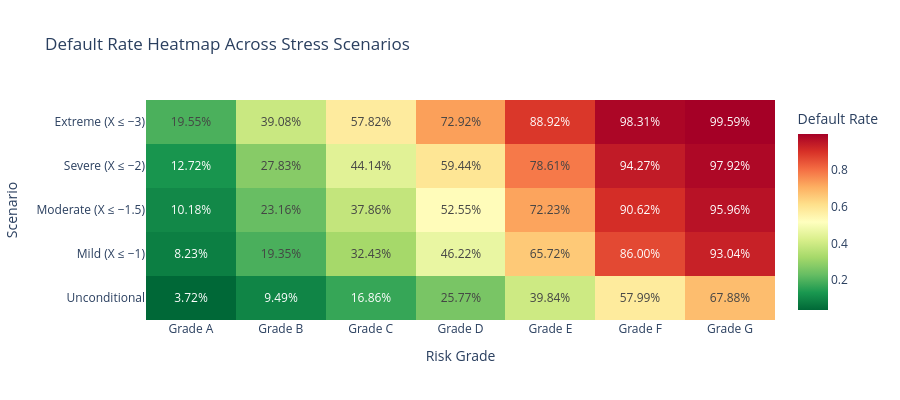

The notebook cell saved with this chart:
### Markdown cell above
## Survival Copula for Clustered Defaults

The joint survival function can be expressed via the **survival Gaussian copula**:

$$\bar{C}(u_1, \ldots, u_K) = P(U_1 > u_1, \ldots, U_K > u_K)$$

For the one-factor Gaussian copula:

$$\bar{C}(u_1, \ldots, u_K) = \int_{-\infty}^{\infty} \prod_{k=1}^{K} \left[ 1 - \Phi\!\left(\frac{\Phi^{-1}(u_k) - \sqrt{\rho_k}\, x}{\sqrt{1 - \rho_k}}\right) \right] \phi(x)\, dx$$

So by Sklar's theorem, the joint survival function of default counts is:

$$P(D_1 > d_1, \ldots, D_K > d_K) = \bar{C}\!\big(F_1(d_1), \ldots, F_K(d_K)\big)$$

where $F_k$ is the marginal CDF of defaults in cluster $k$.

### Code cell
scenario_data = {
    'Unconditional': (X_draws >= -np.inf) & (X_draws <= np.inf), 
    'Mild (X ≤ −1)': X_draws <= -1,
    'Moderate (X ≤ −1.5)': X_draws <= -1.5,
    'Severe (X ≤ −2)': X_draws <= -2,
    'Extreme (X ≤ −3)': X_draws <= -3,
}

scenario_names = list(scenario_data.keys())
dr_matrix = np.zeros((len(scenario_names), K))

for i, (name, mask) in enumerate(scenario_data.items()):
    n_paths = mask.sum()
    if n_paths < 10:
        print(f"Warning: {name} has only {n_paths} paths")
    for k in range(K):
        dr_matrix[i, k] = default_counts[mask, k].mean() / n_k[k]

fig = go.Figure(data=go.Heatmap(
    z=dr_matrix,
    x=[f'Grade {g}' for g in grades],
    y=scenario_names,
    colorscale='RdYlGn_r',
    text=[[f'{val:.2%}' for val in row] for row in dr_matrix],
    texttemplate='%{text}',
    textfont={"size": 12},
    colorbar_title="Default Rate"
))

fig.update_layout(
    title="Default Rate Heatmap Across Stress Scenarios",
    xaxis_title="Risk Grade",
    yaxis_title="Scenario",
    template="plotly_white",
    height=400
)
fig.show()

### Figure 1 — Plotly figure (JSON) as saved in the notebook; plotly's stock layout.template omitted (floating-point values rounded to 4 significant figures)
{"data": [{"colorbar": {"title": {"text": "Default Rate"}}, "colorscale": [[0, "rgb(0,104,55)"], [0.1, "rgb(26,152,80)"], [0.2, "rgb(102,189,99)"], [0.3, "rgb(166,217,106)"], [0.4, "rgb(217,239,139)"], [0.5, "rgb(255,255,191)"], [0.6, "rgb(254,224,139)"], [0.7, "rgb(253,174,97)"], [0.8, "rgb(244,109,67)"], [0.9, "rgb(215,48,39)"], [1, "rgb(165,0,38)"]], "text": [["3.72%", "9.49%", "16.86%", "25.77%", "39.84%", "57.99%", "67.88%"], ["8.23%", "19.35%", "32.43%", "46.22%", "65.72%", "86.00%", "93.04%"], ["10.18%", "23.16%", "37.86%", "52.55%", "72.23%", "90.62%", "95.96%"], ["12.72%", "27.83%", "44.14%", "59.44%", "78.61%", "94.27%", "97.92%"], ["19.55%", "39.08%", "57.82%", "72.92%", "88.92%", "98.31%", "99.59%"]], "textfont": {"size": 12}, "texttemplate": "%{text}", "type": "heatmap", "x": ["Grade A", "Grade B", "Grade C", "Grade D", "Grade E", "Grade F", "Grade G"], "y": ["Unconditional", "Mild (X ≤ −1)", "Moderate (X ≤ −1.5)", "Severe (X ≤ −2)", "Extreme (X ≤ −3)"], "z": [[0.03719, 0.09495, 0.1686, 0.2577, 0.3984, 0.5799, 0.6788], [0.08226, 0.1935, 0.3243, 0.4622, 0.6572, 0.86, 0.9304], [0.1018, 0.2316, 0.3786, 0.5255, 0.7223, 0.9062, 0.9596], [0.1272, 0.2783, 0.4414, 0.5944, 0.7861, 0.9427, 0.9792], [0.1955, 0.3908, 0.5782, 0.7292, 0.8892, 0.9831, 0.9959]]}], "layout": {"height": 400, "title": {"text": "Default Rate Heatmap Across Stress Scenarios"}, "xaxis": {"title": {"text": "Risk Grade"}}, "yaxis": {"title": {"text": "Scenario"}}}}
